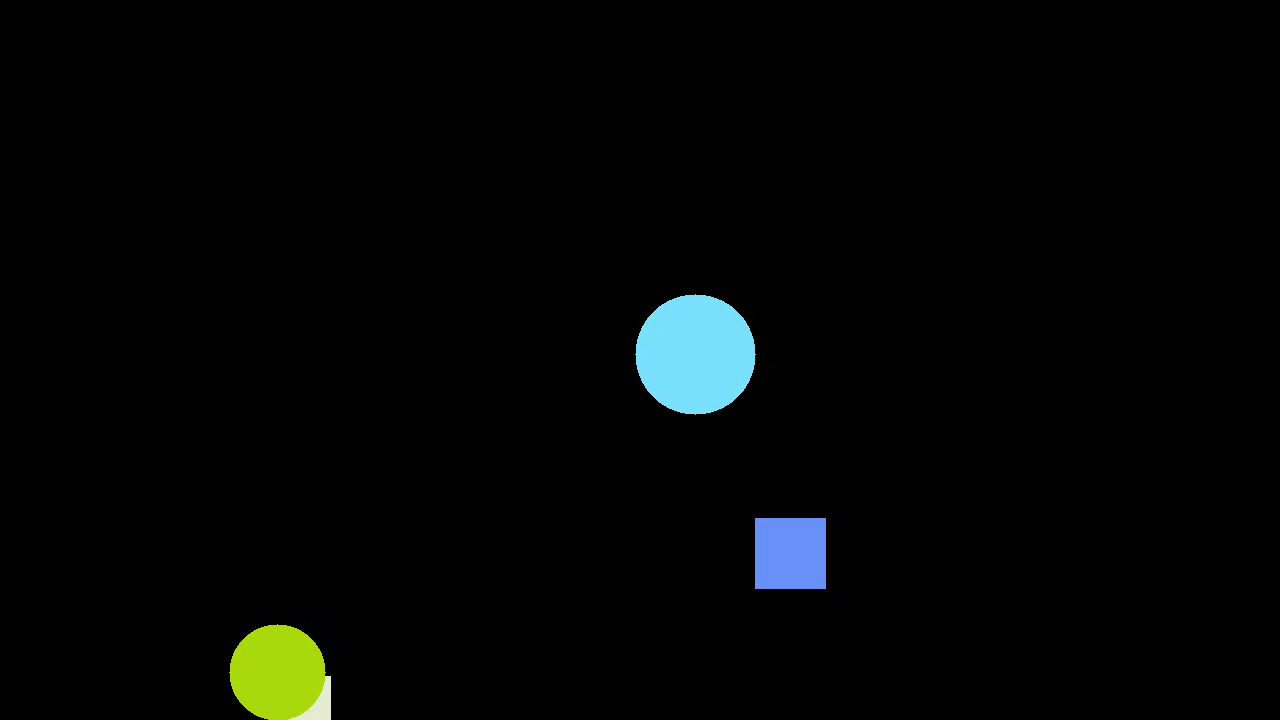
#> input picture frame 100 of luxonis_task_video.mp4, 1280 x 720 px
$ python object_detection.py
#> lines starting #> are read from the running program, lines starting #| are printed output that depends on the picture; after the words box and inside, x2 and y2 are one past the last pixel; in counts of white or black regions, pixels touching at a corner belong together
#import libraries
import cv2
import os
import numpy as np

#setup input and output paths
current_directory = os.path.dirname(os.path.realpath(__file__))

input_video_filename = 'luxonis_task_video.mp4'
output_video_filename = 'output_video.mp4'
data_filename = 'data.txt'

input_video_path = os.path.join(current_directory, input_video_filename)
output_video_path = os.path.join(current_directory, output_video_filename)
data_path = os.path.join(current_directory, data_filename)

#check for valid video in input_video_path
input_video = cv2.VideoCapture(input_video_path)
if not input_video.isOpened():
    print("Error: Could not open video.")
    exit()

#setup video output properties (same as input)
fps = input_video.get(cv2.CAP_PROP_FPS)
width = int(input_video.get(cv2.CAP_PROP_FRAME_WIDTH))
height = int(input_video.get(cv2.CAP_PROP_FRAME_HEIGHT))
fourcc = int(input_video.get(cv2.CAP_PROP_FOURCC))

output_video = cv2.VideoWriter(output_video_path, fourcc, fps, (width, height))

#function to detect circles
def detect_circles(frame, i):
    #configuration
    threshold = 10
    kernel_size = (15,15)
    sigma = 5
    dp = 1
    minDist = 50
    param1 = 20
    param2 = 20
    minRadius = 10
    maxRadius = 0

    circles = []
    gray = cv2.cvtColor(frame, cv2.COLOR_BGR2GRAY)
    _, binary = cv2.threshold(gray, threshold, 255, cv2.THRESH_BINARY) #convert to binary frame
    binary_blurred = cv2.GaussianBlur(binary, kernel_size, sigma) #blur frame for easier circle deteciton
    cir = cv2.HoughCircles(binary_blurred, cv2.HOUGH_GRADIENT, dp=dp, minDist=minDist, param1=param1, param2=param2, minRadius=minRadius, maxRadius=maxRadius) #find circles with Houghcircles

    if cir is not None:
        cir = cir[0, :]
        cir = [[int(round(x)) for x in circle] for circle in cir] #round everything
        for (x, y, r) in cir:
            area = np.pi * (r ** 2)
            colour = frame[y, x].tolist()
            circles.append([None, i, 'Circle', x, y, r, round(area), colour]) #[ID, Frame no., Shape, x-coordinate, y-coordinate, radius, area, colour]
            cv2.circle(frame, (x, y), r, [0,0,0], -1) #delete found object from frame (easier square detection)

    return circles, frame

#function to detect rectangles
def detect_rectangles(frame, i):
    #configuration
    threshold = 50
    kernel_size = (3,3)
    min_area = 500
    approximation_accuracy  = 0.01

    rectangles = []
    partial_rectangles = []
    gray = cv2.cvtColor(frame, cv2.COLOR_BGR2GRAY)
    _, binary = cv2.threshold(gray, threshold, 255, cv2.THRESH_BINARY) #convert to binary frame
    opening = cv2.morphologyEx(binary, cv2.MORPH_OPEN, np.ones(kernel_size, np.uint8)) #clean frame from edges of circles (not pixel perfect circle detection)
    contours,_ = cv2.findContours(opening, 1, 2) #detect contours

    for cnt in contours:
        approx = cv2.approxPolyDP(cnt, approximation_accuracy*cv2.arcLength(cnt, True), True)
        area = cv2.contourArea(cnt)
        if area >= 100: #discard small contours (false positives)
            if (len(approx) == 4) or (area >= min_area):
                M = cv2.moments(cnt)
                if M["m00"] != 0:
                    x = int(M["m10"] / M["m00"])
                    y = int(M["m01"] / M["m00"])
                colour = frame[y, x].tolist()
                if len(approx) == 4: #if rectangle
                    _,_, w, h = cv2.boundingRect(cnt)
                    rectangles.append([None, i, 'Rectangle', x, y, [w, h], round(area), colour]) #[ID, Frame no., Shape, x-coordinate, y-coordinate, [width, height], area, colour]
                elif area >= min_area: #if big enough contour (not detected as circle or rectangle)
                    partial_rectangles.append([None, i, 'Partial_Rectangle', x, y, cnt, round(area), colour]) #detect as Partial_Rectangle by process of elimination (not circle or rectangle)

    return rectangles, partial_rectangles

#function to draw object outlines
def draw_outline(frame, circles, rectangles, partial_rectangles):
    #configuration
    colour = [255, 255, 255]
    thickness = 2
    dot_size = 2

    for circle in circles:
        x = circle[3]
        y = circle[4]
        radius = circle[5]

        cv2.circle(frame, (x, y), dot_size, colour, -1) #centre dot
        cv2.circle(frame, (x, y), radius, colour, thickness) #outline

    for rectangle in rectangles:
        x = rectangle[3]
        y = rectangle[4]
        w, h = rectangle[5]

        cv2.circle(frame, (x, y), dot_size, colour, -1) #centre dot
        cv2.rectangle(frame, (x - int(w/2), y - int(h/2)), (x + int(w/2), y + int(h/2)), colour, thickness) #outline

    for partial_rectangle in partial_rectangles:
        x = partial_rectangle[3]
        y = partial_rectangle[4]
        coordinates = partial_rectangle[5]

        cv2.circle(frame, (x, y), dot_size, colour, -1) #centre dot
        cv2.drawContours(frame, [coordinates], -1, colour, thickness) #outline

#function to link the same object across multiple frames with ID
def track(previous_frames, next_id, objects):
    next_id = next_id
    if next_id > 0: #if not first frame
        for new_objects in objects: #go through the previous 2 frames and try to make a link based on criteria
            for previous_objects in previous_frames:
                if (new_objects[2] == 'Circle') and (previous_objects[2] == 'Circle'):
                    if ((abs(new_objects[3] - previous_objects[3]) <= 20) and #x
                        (abs(new_objects[4] - previous_objects[4]) <= 20) and #y
                        (abs(new_objects[5] - previous_objects[5]) <= 4) and #radius
                        (abs(new_objects[6] - previous_objects[6]) <= 1500) and #area
                        (abs(new_objects[7][0] - previous_objects[7][0]) <= 10) and #B channel
                        (abs(new_objects[7][1] - previous_objects[7][1]) <= 10) and #G channel
                        (abs(new_objects[7][2] - previous_objects[7][2]) <= 10)): #R channel
                        new_objects[0] = previous_objects[0] #ID
                        break

                elif (new_objects[2] == 'Rectangle') and (previous_objects[2] == 'Rectangle'):
                    if ((abs(new_objects[3] - previous_objects[3]) <= 20) and #x
                        (abs(new_objects[4] - previous_objects[4]) <= 20) and #y
                        (abs(new_objects[5][0] - previous_objects[5][0]) <= 4) and #width
                        (abs(new_objects[5][1] - previous_objects[5][1]) <= 4) and #height
                        (abs(new_objects[6] - previous_objects[6]) <= 500) and #area
                        (abs(new_objects[7][0] - previous_objects[7][0]) <= 10) and #B channel
                        (abs(new_objects[7][1] - previous_objects[7][1]) <= 10) and #G channel
                        (abs(new_objects[7][2] - previous_objects[7][2]) <= 10)): #R channel
                        new_objects[0] = previous_objects[0] #ID
                        break

                elif (new_objects[2] == 'Rectangle') and (previous_objects[2] == 'Partial_Rectangle'):
                    if ((abs(new_objects[3] - previous_objects[3]) <= 20) and #x
                        (abs(new_objects[4] - previous_objects[4]) <= 20) and #y
                        (new_objects[6] >= previous_objects[6]) and #area
                        (abs(new_objects[7][0] - previous_objects[7][0]) <= 10) and #B channel
                        (abs(new_objects[7][1] - previous_objects[7][1]) <= 10) and #G channel
                        (abs(new_objects[7][2] - previous_objects[7][2]) <= 10)): #R channel
                        new_objects[0] = previous_objects[0] #ID
                        break

                elif (new_objects[2] == 'Partial_Rectangle') and (previous_objects[2] == 'Rectangle'):
                    if ((abs(new_objects[3] - previous_objects[3]) <= 20) and #x
                        (abs(new_objects[4] - previous_objects[4]) <= 20) and #y
                        (new_objects[6] <= previous_objects[6]) and #area
                        (abs(new_objects[7][0] - previous_objects[7][0]) <= 10) and #B channel
                        (abs(new_objects[7][1] - previous_objects[7][1]) <= 10) and #G channel
                        (abs(new_objects[7][2] - previous_objects[7][2]) <= 10)): #R channel
                        new_objects[0] = previous_objects[0] #ID
                        break

                elif (new_objects[2] == 'Partial_Rectangle') and (previous_objects[2] == 'Partial_Rectangle'):
                    if ((abs(new_objects[3] - previous_objects[3]) <= 20) and #x
                        (abs(new_objects[4] - previous_objects[4]) <= 20) and #y
                        (abs(new_objects[7][0] - previous_objects[7][0]) <= 20) and #B channel
                        (abs(new_objects[7][1] - previous_objects[7][1]) <= 10) and #G channel
                        (abs(new_objects[7][2] - previous_objects[7][2]) <= 10)): #R channel
                        new_objects[0] = previous_objects[0] #ID
                        break

            #if no link found
            if new_objects[0] == None:
                new_objects[0] = next_id
                next_id += 1

    #if first frame
    else:
        for new_objects in objects:
            new_objects[0] = next_id
            next_id += 1

    return objects, next_id

#function to draw ID on top of an object
def draw_text(objects):
    #configuration
    font = cv2.FONT_HERSHEY_SIMPLEX
    font_scale = 1
    outline_colour = [255, 255, 255]
    text_colour = [0, 0, 255]
    thickness = 2

    for object in objects:
        text = str(object[0])
        x = object[3] + 5
        y = object[4] - 5

        #border
        cv2.putText(frame, text, (x - 1, y - 1), font, font_scale, outline_colour, thickness + 2)
        cv2.putText(frame, text, (x + 1, y - 1), font, font_scale, outline_colour, thickness + 2)
        cv2.putText(frame, text, (x - 1, y + 1), font, font_scale, outline_colour, thickness + 2)
        cv2.putText(frame, text, (x + 1, y + 1), font, font_scale, outline_colour, thickness + 2)

        #main
        cv2.putText(frame, text, (x, y), font, font_scale, text_colour, thickness)

#function to save data into a file
def save_data(objects, i):
    #delete previous file if starting from beginning
    if i == 1:
        if os.path.exists(data_path):
            os.remove(data_path)

    #save data
    with open(data_path,'a') as f:
        for object in objects:
            if object[2] == 'Partial_Rectangle':
                object[5] = [[point[0][0], point[0][1]] for point in object[5]] #cleanup the structure of contour point coordinates (less messy save file)
            f.write(f'{object}\n')

#config
frames_to_keep = 2

#initialize variables
i = 0
next_id = 0
previous_objects = []

#main loop to process all video frames
while True:
    ret, frame = input_video.read() #get next frame
#> frame is the input picture: shape (720, 1280, 3); mean B, G, R 4.7, 5.4, 3.6
    if not ret: #if out of frames
        break

    i += 1 #keep track of frame no.

    circles, detect_frame = detect_circles(frame.copy(), i)
#> in detect_circles, `_, binary = cv2.threshold(gray, threshold, 255, cv2.THRESH_BINARY)`:
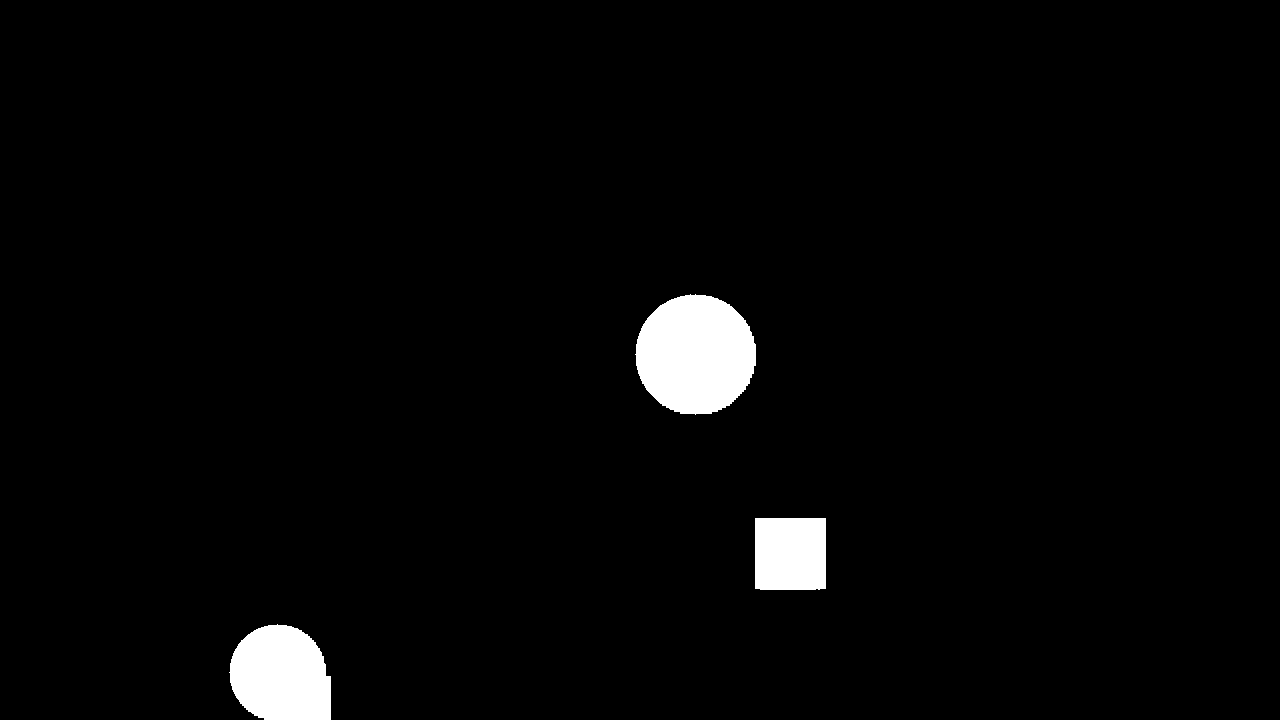
#> binary: shape (720, 1280); 2.7% white; 3 white regions, box (x1, y1, x2, y2) and area: (635, 294, 756, 415) 11393, (229, 624, 331, 720) 7975, (755, 518, 826, 590) 5099
#> in detect_circles, `cir = cv2.HoughCircles(binary_blurred, cv2.HOUGH_GRADIENT, dp=dp, minD..`: cir = [[694.5, 354.5, 60.1], [277.5, 672.5, 47.9]]
#> in detect_circles, `cir = [[int(round(x)) for x in circle] for circle in cir]`: cir = [[694, 354, 60], [278, 672, 48]]
#> the loop in detect_circles, `for (x, y, r) in cir:` made 2 passes
#> (x, y, r, area, colour) on passes 1 to 2: (694, 354, 60, 11309.7, [251, 224, 121]), (278, 672, 48, 7238.2, [12, 217, 168])
#> after the loop in detect_circles, `for (x, y, r) in cir:`:
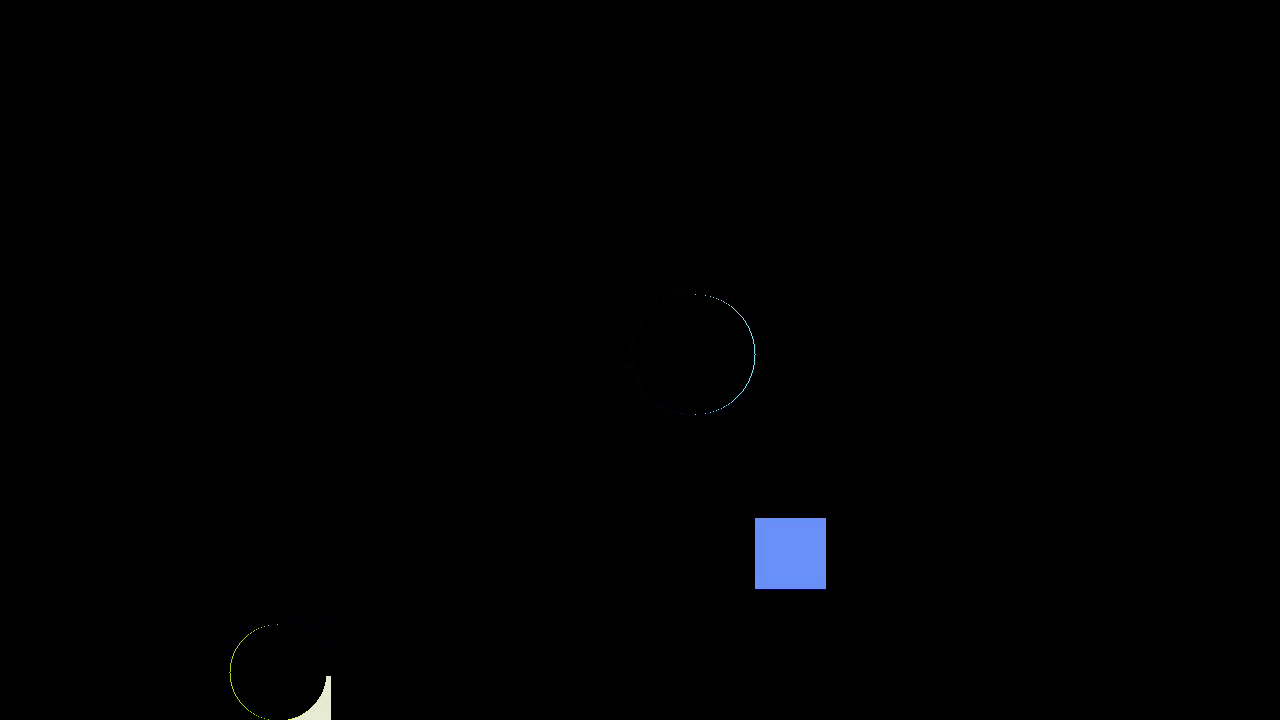
#> frame: shape (720, 1280, 3); 2.01% of pixels changed, all inside (x1, y1, x2, y2) = (230, 294, 755, 720)
#> after the loop in detect_circles, `for (x, y, r) in cir:`: circles = 2 items
#> circles = 2 items
    rectangles, partial_rectangles = detect_rectangles(detect_frame, i)
#> in detect_rectangles, `contours,_ = cv2.findContours(opening, 1, 2)`: contours = 2 contours; box (x1, y1, x2, y2) and area: (755, 518, 826, 589) 4900, (292, 676, 331, 720) 601
#> the loop in detect_rectangles, `for cnt in contours:` made 2 passes
#> (approx, area, x, y, colour, w, h) on pass 2: ([[755, 518], [755, 588], [825, 588], [825, 518]], 4900, 790, 553, [246, 144, 104], 71, 71)
#> after the loop in detect_rectangles, `for cnt in contours:`: partial_rectangles = 1 item
#> rectangles = 1 item; partial_rectangles = 1 item

    draw_outline(frame, circles, rectangles, partial_rectangles)
#> the loop in draw_outline, `for circle in circles:` made 2 passes
#> the loop in draw_outline, `for rectangle in rectangles:` made 1 pass
#> (x, y, w, h) on pass 1: (790, 553, 71, 71)
#> after the loop in draw_outline, `for rectangle in rectangles:`:
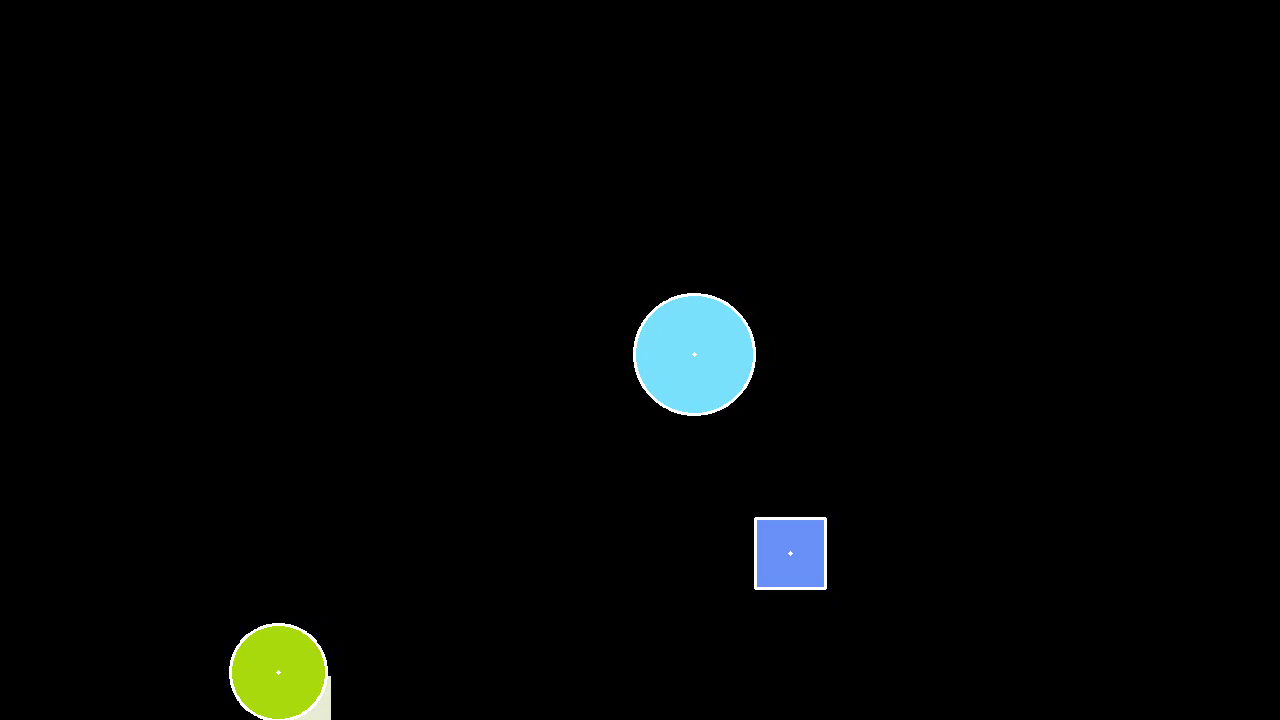
#> frame: shape (720, 1280, 3); mean B, G, R 5.1, 5.8, 4.1
#> the loop in draw_outline, `for partial_rectangle in partial_rectangles:` made 1 pass
#> (x, y) on pass 1: (319, 705)
    combined, next_id = track(previous_objects, next_id, circles + rectangles + partial_rectangles) #link same objects together with ID (across frames)
#> combined = 4 items; next_id = 4
    draw_text(combined) #draw ID on top of an object
#> in draw_text, `font = cv2.FONT_HERSHEY_SIMPLEX`: font = 0
#> the loop in draw_text, `for object in objects:` made 4 passes
#> (object, text, x, y) on passes 1 to 2: ([0, 1, 'Circle', 694, 354, 60, 11310, [251, 224, 121]], '0', 699, 349), ([1, 1, 'Circle', 278, 672, 48, 7238, [12, 217, 168]], '1', 283, 667)
#> after the loop in draw_text, `for object in objects:`:
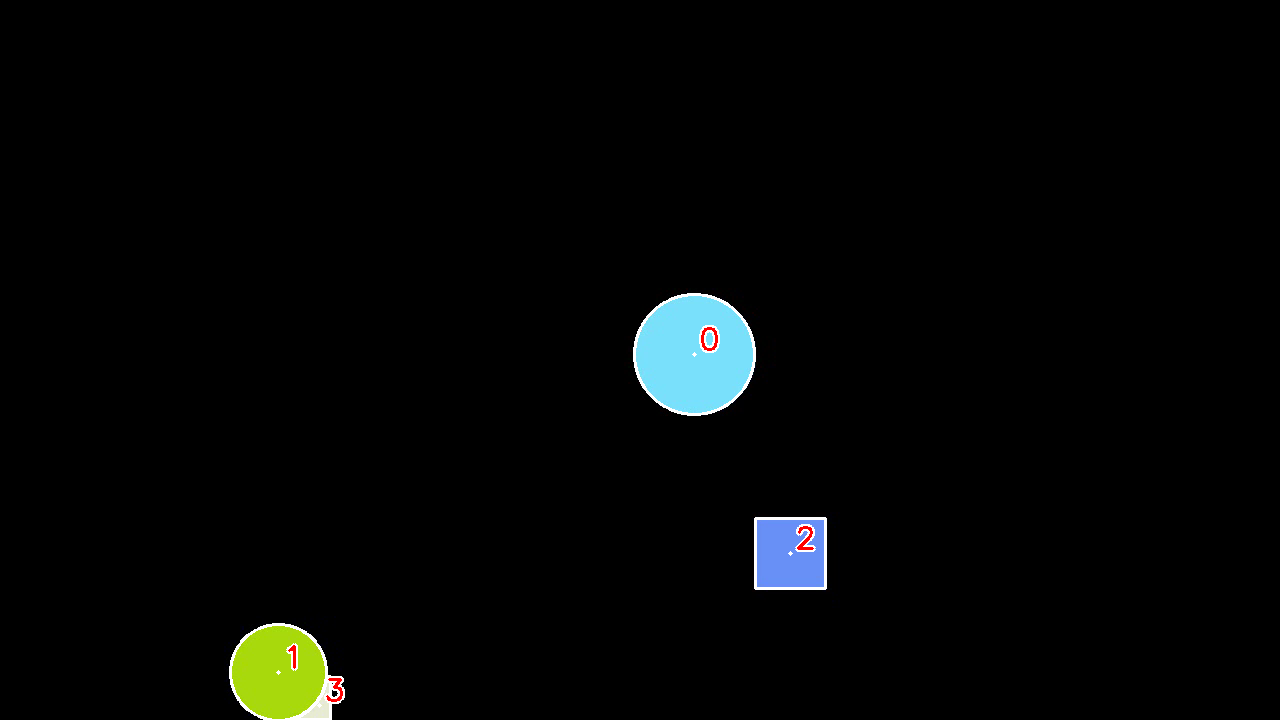
#> frame: shape (720, 1280, 3); mean B, G, R 5.2, 5.9, 4.4

    save_data(combined, i) #save detected objects
#> the loop in save_data, `for object in objects:` made 4 passes
    output_video.write(frame) #add frame to a video output

    previous_objects = [obj for obj in previous_objects if not obj[1] <= i - frames_to_keep] #remove objects that are more than frames_to_keep frames old
#> previous_objects = []
    previous_objects.extend(combined) #add current objects

    cv2.imshow('Video', frame)

    if cv2.waitKey(1) & 0xFF == ord('q'): #q to interrupt
#> (key q is pressed here)
        break

#properly release resources
input_video.release()
output_video.release()
cv2.destroyAllWindows()
